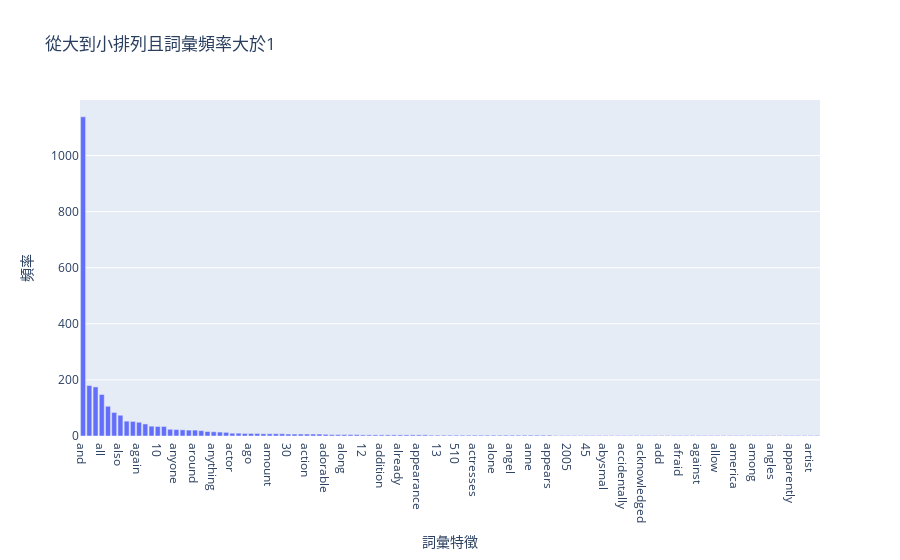

The cell this chart's notebook holds for it:
### Markdown cell above
### >>> **Exercise 15 (take home):**
此外，您可以嘗試按照頻率而非字母順序來對`x軸`上的條件進行排序。這樣，視覺化會更有意義，您將能夠觀察到所謂的[long tail](https://en.wikipedia.org/wiki/Long_tail)（由於它在數據挖掘和其他統計課程中會出現很多次，因此需要熟悉這個術語）。見下圖
![alt txt](https://upload.wikimedia.org/wikipedia/commons/thumb/8/8a/Long_tail.svg/1000px-Long_tail.svg.png)

### Code cell
# 將詞彙出現頻率分析:從大到小排列且詞彙頻率大於1
# 首先將300個詞彙與相對出現次數結合成(300,2)的維度
x = np.asarray(count_vect.get_feature_names_out()[:300]).reshape((300,1))
y = term_frequencies[:300].reshape((300,1))
sum =  np.hstack((x, y))
# 將出現次數的詞彙由大到小排列
sum_sorted = np.array(sorted(sum, key=lambda row: row[1], reverse=True))
# 且僅選出出現次數大於1的詞彙
feature_names=[]
frequencies=[]
for j in range(0,sum_sorted.shape[0]):
    if sum_sorted[j,1]>1:
        feature_names.append(sum_sorted[j,0])
        frequencies.append(sum_sorted[j,1])
# 將重新排列的詞彙和出現次數視覺化
x = feature_names
y = frequencies
trace = go.Bar(x=x,y=y,name="詞彙出現次數")
layout = go.Layout(title="從大到小排列且詞彙頻率大於1",xaxis={"title":"詞彙特徵"},
    yaxis={"title":"頻率"},barmode="group")

fig = go.Figure(data = [trace],layout=layout)
fig.show()

### Figure 1 — Plotly figure (JSON) as saved in the notebook; plotly's stock layout.template omitted (floating-point values rounded to 4 significant figures)
{"data": [{"name": "詞彙出現次數", "type": "bar", "x": ["and", "are", "as", "all", "an", "about", "also", "any", "after", "again", "acting", "am", "10", "amazing", "always", "anyone", "another", "absolutely", "around", "actors", "actually", "anything", "almost", "art", "actor", "area", "20", "ago", "amazon", "although", "amount", "arrived", "ask", "30", "90", "above", "action", "ambiance", "annoying", "adorable", "40", "ability", "along", "anytime", "aren", "12", "50", "able", "addition", "advise", "age", "already", "anyway", "appealing", "appearance", "appreciate", "100", "13", "15", "35", "510", "acted", "actress", "actresses", "added", "aerial", "alone", "amazed", "ambience", "angel", "angeles", "animation", "anne", "apart", "appalling", "appears", "11", "17", "2005", "20th", "25", "45", "70", "80", "abysmal", "accept", "access", "accidentally", "accused", "achievement", "acknowledged", "act", "adaptation", "add", "additional", "advertised", "afraid", "africa", "afternoon", "against", "air", "alexander", "allow", "allowing", "allows", "america", "american", "americans", "among", "ample", "angle", "angles", "angry", "answer", "apparently", "appetizers", "array", "artist", "aside"], "y": [1138, 180, 175, 148, 106, 84, 74, 53, 52, 49, 43, 35, 34, 34, 24, 23, 22, 21, 21, 19, 16, 15, 14, 13, 10, 10, 9, 9, 9, 8, 8, 8, 8, 7, 7, 7, 7, 7, 7, 6, 5, 5, 5, 5, 5, 4, 4, 4, 4, 4, 4, 4, 4, 4, 4, 4, 3, 3, 3, 3, 3, 3, 3, 3, 3, 3, 3, 3, 3, 3, 3, 3, 3, 3, 3, 3, 2, 2, 2, 2, 2, 2, 2, 2, 2, 2, 2, 2, 2, 2, 2, 2, 2, 2, 2, 2, 2, 2, 2, 2, 2, 2, 2, 2, 2, 2, 2, 2, 2, 2, 2, 2, 2, 2, 2, 2, 2, 2, 2]}], "layout": {"barmode": "group", "title": {"text": "從大到小排列且詞彙頻率大於1"}, "xaxis": {"title": {"text": "詞彙特徵"}}, "yaxis": {"title": {"text": "頻率"}}}}
